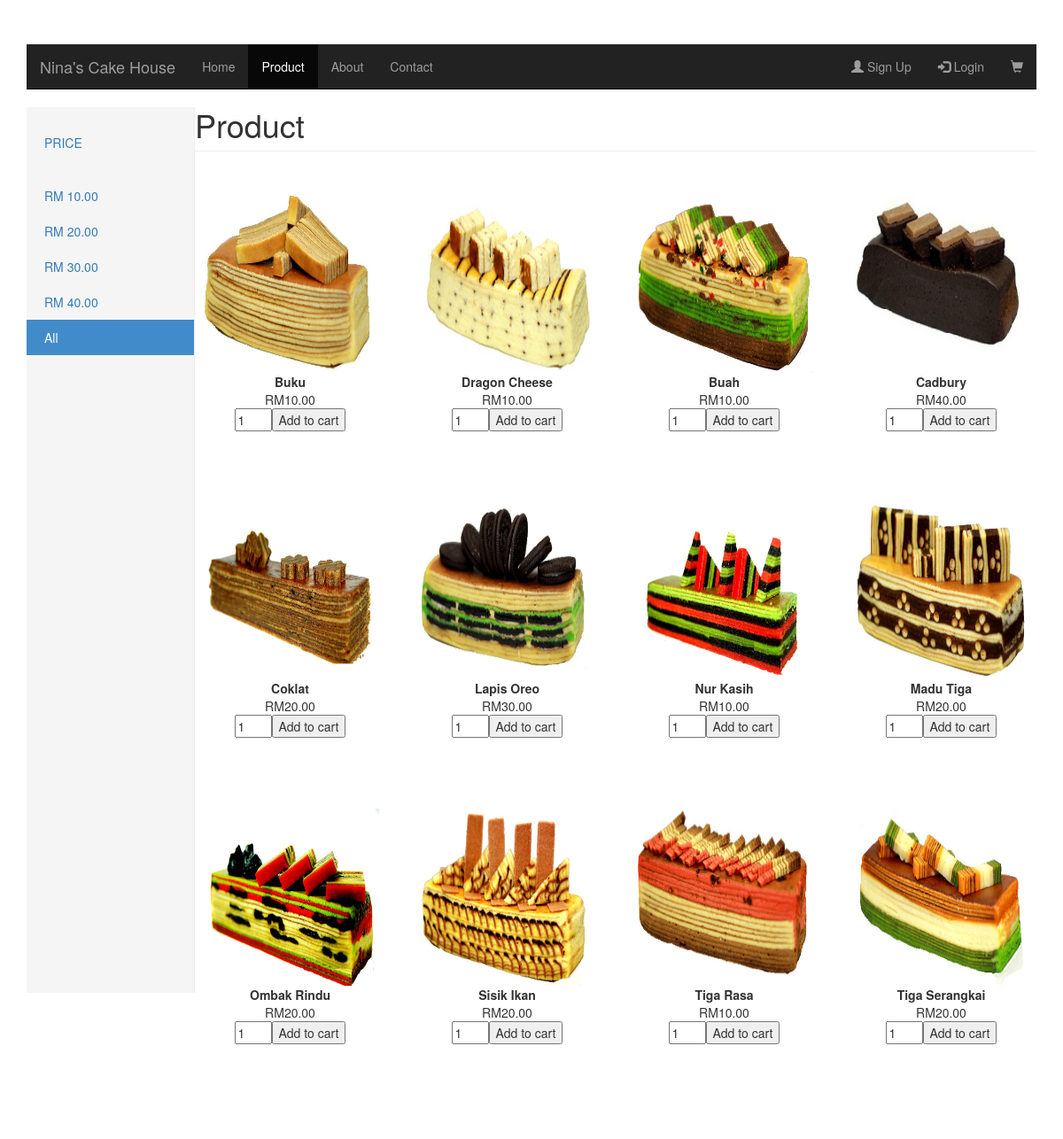
The page / on the database its author committed.
### tables this page shows
CREATE TABLE IF NOT EXISTS `tblproduct` (
  `id` int(8) NOT NULL,
  `name` varchar(255) NOT NULL,
  `code` varchar(255) NOT NULL,
  `image` text NOT NULL,
  `price` double(10,2) NOT NULL,
  `quantity` int(255) NOT NULL
);

### dbcontroller.php (called while the page is built, shortened)
<?php
class DBController {
	function runQuery($query) {
		$result = mysql_query($query);
		while($row=mysql_fetch_assoc($result)) {
			$resultset[] = $row;
		}
		if(!empty($resultset))
			return $resultset;
	}
}
?>

### index.php (the view, shortened to what this page needs)
<?php
				require_once("dbcontroller.php");
				$db_handle = new DBController();
?>
<!DOCTYPE html>
<html lang="en">
  <head>
    <link href="css/bootstrap.min.css" rel="stylesheet">
    <link href="css/ie10-viewport-bug-workaround.css" rel="stylesheet">
    <link href="dashboard.css" rel="stylesheet">
  </head>
  <body>
    <div class="container">
<nav class="navbar navbar-inverse navbar-static-top">
  <div class="container-fluid">
    <div class="navbar-header">
      <a class="navbar-brand" href="#">Nina's Cake House</a>
    </div>
    <div class="collapse navbar-collapse" id="myNavbar">
      <ul class="nav navbar-nav">
        <li><a href="#">Home</a></li>
        <li class="active"><a href="index.php">Product</a></li>
        <li><a href="#">About</a></li>
        <li><a href="#">Contact</a></li>
      </ul>
      <ul class="nav navbar-nav navbar-right">
        <li><a href="#"><span class="glyphicon glyphicon-user"></span> Sign Up</a></li>
        <li><a href="#" onClick="document.getElementById('login_form').style.display='block'" id="Login_Link"><span class="glyphicon glyphicon-log-in"></span> Login</a></li>
        <li><a href="cart.php"><span class="glyphicon glyphicon-shopping-cart"></span></a></li>
	  </ul>
    </div>
  </div>
</nav>
    <div class="container-fluid">
      <div class="row">
        <div class="col-sm-3 col-md-2 sidebar">
          <ul class="nav nav-sidebar">
            <li><a href="#">PRICE</a></li>
          </ul>
          <ul class="nav nav-sidebar">
            <li><a href="Product1.php">RM 10.00</a></li>
            <li><a href="Product2.php">RM 20.00</a></li>
            <li><a href="Product3.php">RM 30.00</a></li>
            <li><a href="Product4.php">RM 40.00</a></li>
			<li class="active"><a href="index.php">All</a></li>
          </ul>
        </div>
        <div class="col-sm-9 col-md-10 main">
          <h1 class="page-header">Product</h1>
          <div class="row placeholders">
		  <?php
	$product_array = $db_handle->runQuery("SELECT * FROM tblproduct ORDER BY id ASC");
	if (!empty($product_array)) {
		foreach($product_array as $key=>$value){
	?>
            <div class="col-xs-3 col-sm-3 placeholder">
			<form method="post" action="cart.php?action=add&code=<?php echo $product_array[$key]["code"]; ?>">
			<div class="product-image"><img src="<?php echo $product_array[$key]["image"]; ?>"></div>
			<div><strong><?php echo $product_array[$key]["name"]; ?></strong></div>
			<div class="product-price"><?php echo "RM".$product_array[$key]["price"]; ?></div>
			<div><input type="text" name="quantity" value="1" size="2" /><input type="submit" value="Add to cart" class="btnAddAction" /></div>
			</form>
		</div>
	<?php
			}
	}
	?>
</div>
          </div>
        </div>
      </div>
    </div>
  </body>
</html>

### dashboard.css (style rules this page uses)
body { padding-top: 50px; }
.sidebar { display: none; }
@media (min-width: 768px) { .sidebar { height:1000px; display: inline-block; padding: 20px; overflow-x: hidden; overflow-y: auto; background-color: #f5f5f5; border-right: 1px solid #eee; } }
.nav-sidebar { margin-right: -21px; margin-bottom: 20px; margin-left: -20px; }
.nav-sidebar > li > a { padding-right: 20px; padding-left: 20px; }
.nav-sidebar > .active > a, .nav-sidebar > .active > a:hover, .nav-sidebar > .active > a:focus { color: #fff; background-color: #428bca; }
.main { padding: 0px; }
@media (min-width: 768px) { .main { padding-right: 0px; padding-left: 0px; } }
.main .page-header { margin-top: 0px; }
.placeholders { margin-top: 50px; margin-bottom: 30px; text-align: center; }
.placeholder { margin-bottom: 80px; }
.placeholder img { display: inline; color: white; width: 200px; height: 200px; }

### rows shown on the page
tblproduct: image (picture), name "Buku", price "10.00"
tblproduct: image (picture), name "Dragon Cheese", price "10.00"
tblproduct: image (picture), name "Buah", price "10.00"
tblproduct: image (picture), name "Cadbury", price "40.00"
tblproduct: image (picture), name "Coklat", price "20.00"
tblproduct: image (picture), name "Lapis Oreo", price "30.00"
tblproduct: image (picture), name "Nur Kasih", price "10.00"
tblproduct: image (picture), name "Madu Tiga", price "20.00"
tblproduct: image (picture), name "Ombak Rindu", price "20.00"
tblproduct: image (picture), name "Sisik Ikan", price "20.00"
tblproduct: image (picture), name "Tiga Rasa", price "10.00"
tblproduct: image (picture), name "Tiga Serangkai", price "20.00"
